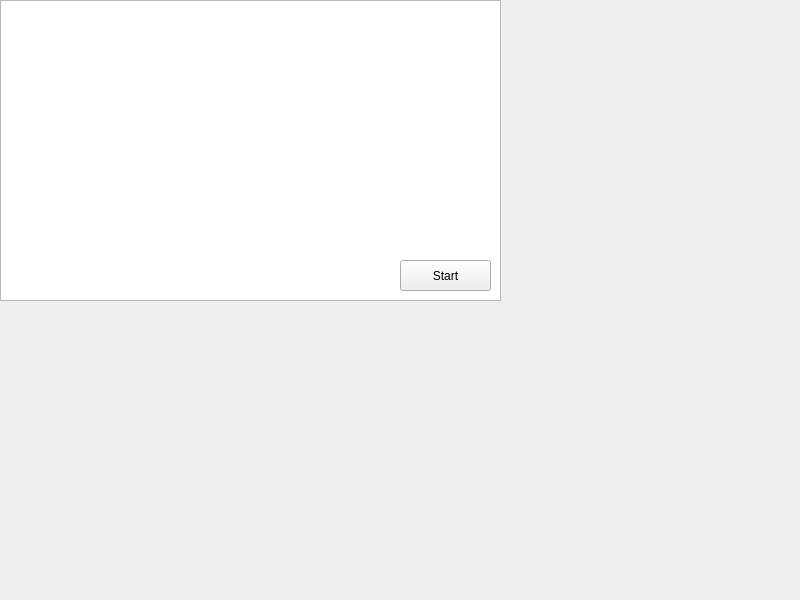
<?xml version="1.0" encoding="UTF-8"?>
<ui version="4.0">
 <class>app</class>
 <widget class="QWidget" name="app">
  <property name="geometry">
   <rect>
    <x>0</x>
    <y>0</y>
    <width>800</width>
    <height>600</height>
   </rect>
  </property>
  <property name="windowTitle">
   <string>app</string>
  </property>
  <widget class="QListView" name="listView">
   <property name="geometry">
    <rect>
     <x>0</x>
     <y>0</y>
     <width>501</width>
     <height>301</height>
    </rect>
   </property>
  </widget>
  <widget class="QPushButton" name="pushButton">
   <property name="geometry">
    <rect>
     <x>400</x>
     <y>260</y>
     <width>91</width>
     <height>31</height>
    </rect>
   </property>
   <property name="text">
    <string>Start</string>
   </property>
  </widget>
 </widget>
 <resources/>
 <connections/>
</ui>
